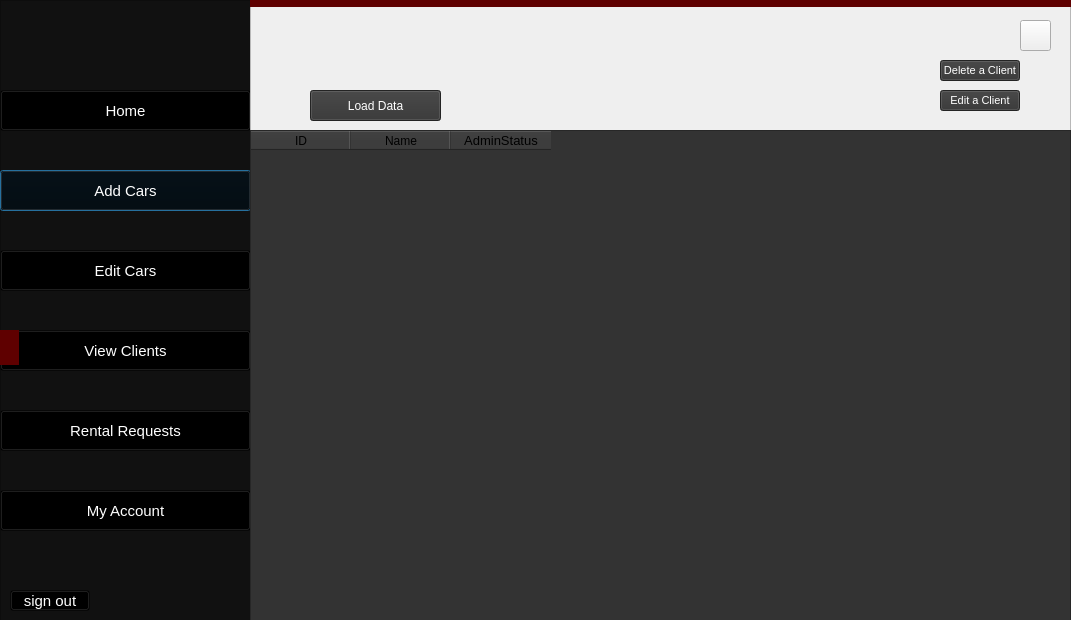
<?xml version="1.0" encoding="UTF-8"?>
<ui version="4.0">
 <class>CentralAdmin_ViewClients</class>
 <widget class="QDialog" name="CentralAdmin_ViewClients">
  <property name="geometry">
   <rect>
    <x>0</x>
    <y>0</y>
    <width>1071</width>
    <height>620</height>
   </rect>
  </property>
  <property name="windowTitle">
   <string>View Clients</string>
  </property>
  <property name="windowIcon">
   <iconset resource="Resources.qrc">
    <normaloff>:/res/data/images/Loko.png</normaloff>:/res/data/images/Loko.png</iconset>
  </property>
  <property name="styleSheet">
   <string notr="true"/>
  </property>
  <widget class="QFrame" name="frame">
   <property name="geometry">
    <rect>
     <x>0</x>
     <y>0</y>
     <width>251</width>
     <height>621</height>
    </rect>
   </property>
   <property name="styleSheet">
    <string notr="true">QFrame#frame
{
background:#111;
}

QPushButton
{
        font-size:15px;
        background:transparent;
        color:#ffffff;
}

QPushButton#HomeButton:hover, QPushButton#AddCars:hover,  QPushButton#EditCars:hover, QPushButton#MyAccount:hover, QPushButton#ViewClients:hover,QPushButton#Rental:hover,QPushButton#signout:hover
{
        font-size:15px;
        background:#222;
        color:#ffffff;
        border-radius:50px;
}

QToolButton
{

}</string>
   </property>
   <property name="frameShape">
    <enum>QFrame::StyledPanel</enum>
   </property>
   <property name="frameShadow">
    <enum>QFrame::Raised</enum>
   </property>
   <widget class="QLabel" name="label">
    <property name="geometry">
     <rect>
      <x>0</x>
      <y>330</y>
      <width>19</width>
      <height>35</height>
     </rect>
    </property>
    <property name="styleSheet">
     <string notr="true">background:#5F0000;</string>
    </property>
    <property name="text">
     <string/>
    </property>
   </widget>
   <widget class="QPushButton" name="AddCars">
    <property name="geometry">
     <rect>
      <x>0</x>
      <y>170</y>
      <width>251</width>
      <height>41</height>
     </rect>
    </property>
    <property name="text">
     <string>Add Cars</string>
    </property>
   </widget>
   <widget class="QPushButton" name="EditCars">
    <property name="geometry">
     <rect>
      <x>0</x>
      <y>250</y>
      <width>251</width>
      <height>41</height>
     </rect>
    </property>
    <property name="text">
     <string>Edit Cars</string>
    </property>
   </widget>
   <widget class="QLabel" name="label_3">
    <property name="geometry">
     <rect>
      <x>20</x>
      <y>90</y>
      <width>35</width>
      <height>35</height>
     </rect>
    </property>
    <property name="text">
     <string/>
    </property>
   </widget>
   <widget class="QPushButton" name="HomeButton">
    <property name="geometry">
     <rect>
      <x>0</x>
      <y>90</y>
      <width>251</width>
      <height>41</height>
     </rect>
    </property>
    <property name="text">
     <string>Home</string>
    </property>
   </widget>
   <widget class="QPushButton" name="MyAccount">
    <property name="geometry">
     <rect>
      <x>0</x>
      <y>490</y>
      <width>251</width>
      <height>41</height>
     </rect>
    </property>
    <property name="text">
     <string>My Account</string>
    </property>
   </widget>
   <widget class="QPushButton" name="ViewClients">
    <property name="geometry">
     <rect>
      <x>0</x>
      <y>330</y>
      <width>251</width>
      <height>41</height>
     </rect>
    </property>
    <property name="text">
     <string>View Clients</string>
    </property>
   </widget>
   <widget class="QPushButton" name="Rental">
    <property name="geometry">
     <rect>
      <x>0</x>
      <y>410</y>
      <width>251</width>
      <height>41</height>
     </rect>
    </property>
    <property name="text">
     <string>Rental Requests</string>
    </property>
   </widget>
   <widget class="QLabel" name="label_5">
    <property name="geometry">
     <rect>
      <x>20</x>
      <y>170</y>
      <width>35</width>
      <height>35</height>
     </rect>
    </property>
    <property name="text">
     <string/>
    </property>
   </widget>
   <widget class="QLabel" name="label_6">
    <property name="geometry">
     <rect>
      <x>20</x>
      <y>250</y>
      <width>35</width>
      <height>35</height>
     </rect>
    </property>
    <property name="text">
     <string/>
    </property>
   </widget>
   <widget class="QLabel" name="label_7">
    <property name="geometry">
     <rect>
      <x>20</x>
      <y>330</y>
      <width>35</width>
      <height>35</height>
     </rect>
    </property>
    <property name="text">
     <string/>
    </property>
   </widget>
   <widget class="QLabel" name="label_8">
    <property name="geometry">
     <rect>
      <x>20</x>
      <y>410</y>
      <width>35</width>
      <height>35</height>
     </rect>
    </property>
    <property name="text">
     <string/>
    </property>
   </widget>
   <widget class="QLabel" name="label_9">
    <property name="geometry">
     <rect>
      <x>20</x>
      <y>490</y>
      <width>35</width>
      <height>35</height>
     </rect>
    </property>
    <property name="text">
     <string/>
    </property>
   </widget>
   <widget class="QPushButton" name="signout">
    <property name="geometry">
     <rect>
      <x>10</x>
      <y>590</y>
      <width>80</width>
      <height>21</height>
     </rect>
    </property>
    <property name="text">
     <string>sign out</string>
    </property>
   </widget>
   <zorder>Rental</zorder>
   <zorder>AddCars</zorder>
   <zorder>EditCars</zorder>
   <zorder>HomeButton</zorder>
   <zorder>label_3</zorder>
   <zorder>MyAccount</zorder>
   <zorder>ViewClients</zorder>
   <zorder>label</zorder>
   <zorder>label_5</zorder>
   <zorder>label_6</zorder>
   <zorder>label_7</zorder>
   <zorder>label_8</zorder>
   <zorder>label_9</zorder>
   <zorder>signout</zorder>
  </widget>
  <widget class="QFrame" name="frame_2">
   <property name="geometry">
    <rect>
     <x>250</x>
     <y>0</y>
     <width>821</width>
     <height>621</height>
    </rect>
   </property>
   <property name="styleSheet">
    <string notr="true">QPushButton#LoadClientsButton,QPushButton#EditClientButton,QPushButton#DeleteClientButton
{
	color:white;
	background-color:#333;
}

QPushButton#LoadClientsButton:hover,QPushButton#EditClientButton:hover,QPushButton#DeleteClientButton:hover
{
	color:white;
}

</string>
   </property>
   <property name="frameShape">
    <enum>QFrame::StyledPanel</enum>
   </property>
   <property name="frameShadow">
    <enum>QFrame::Raised</enum>
   </property>
   <widget class="QLabel" name="label_2">
    <property name="geometry">
     <rect>
      <x>-20</x>
      <y>0</y>
      <width>841</width>
      <height>7</height>
     </rect>
    </property>
    <property name="styleSheet">
     <string notr="true">background:#5F0000;</string>
    </property>
    <property name="text">
     <string/>
    </property>
   </widget>
   <widget class="QPushButton" name="Close">
    <property name="geometry">
     <rect>
      <x>770</x>
      <y>20</y>
      <width>31</width>
      <height>31</height>
     </rect>
    </property>
    <property name="styleSheet">
     <string notr="true">
QPushButton
{
        border-image:url(L:/UNI/Projects/Project one/Grind/Project/QT/data/icons/cancel.png);

}

QPushButton:hover
{
        background:#5F0000;
        border-radius:15px;
}
</string>
    </property>
    <property name="text">
     <string/>
    </property>
   </widget>
   <widget class="QLabel" name="label_4">
    <property name="geometry">
     <rect>
      <x>-20</x>
      <y>-47</y>
      <width>261</width>
      <height>241</height>
     </rect>
    </property>
    <property name="text">
     <string/>
    </property>
   </widget>
   <widget class="QTableWidget" name="tableWidgetClients">
    <property name="geometry">
     <rect>
      <x>0</x>
      <y>130</y>
      <width>821</width>
      <height>491</height>
     </rect>
    </property>
    <property name="styleSheet">
     <string notr="true">
	color:black;
	background-color:#333;
	font-size:12px;
</string>
    </property>
    <property name="rowCount">
     <number>0</number>
    </property>
    <column>
     <property name="text">
      <string>ID</string>
     </property>
    </column>
    <column>
     <property name="text">
      <string>Name</string>
     </property>
    </column>
    <column>
     <property name="text">
      <string>AdminStatus</string>
     </property>
     <property name="font">
      <font>
       <pointsize>10</pointsize>
      </font>
     </property>
    </column>
   </widget>
   <widget class="QPushButton" name="LoadClientsButton">
    <property name="geometry">
     <rect>
      <x>60</x>
      <y>90</y>
      <width>131</width>
      <height>31</height>
     </rect>
    </property>
    <property name="text">
     <string>Load Data</string>
    </property>
   </widget>
   <widget class="QPushButton" name="EditClientButton">
    <property name="geometry">
     <rect>
      <x>690</x>
      <y>90</y>
      <width>80</width>
      <height>21</height>
     </rect>
    </property>
    <property name="styleSheet">
     <string notr="true">	font-size:11px;
</string>
    </property>
    <property name="text">
     <string>Edit a Client</string>
    </property>
   </widget>
   <widget class="QPushButton" name="DeleteClientButton">
    <property name="geometry">
     <rect>
      <x>690</x>
      <y>60</y>
      <width>80</width>
      <height>21</height>
     </rect>
    </property>
    <property name="styleSheet">
     <string notr="true">	font-size:11px;
</string>
    </property>
    <property name="text">
     <string>Delete a Client</string>
    </property>
   </widget>
  </widget>
 </widget>
 <resources>
  <include location="Resources.qrc"/>
 </resources>
 <connections/>
</ui>
